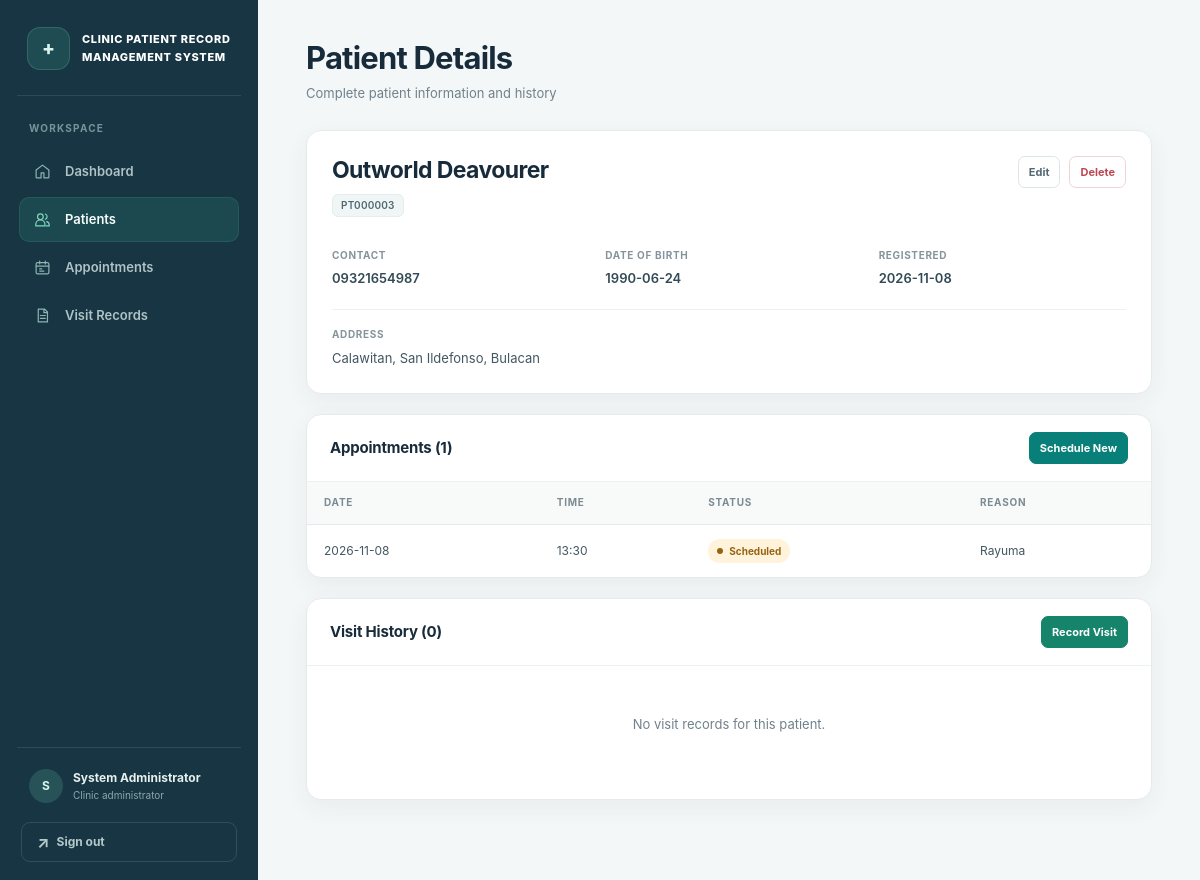
Before: /patients/10 (signed in) with the older database file.
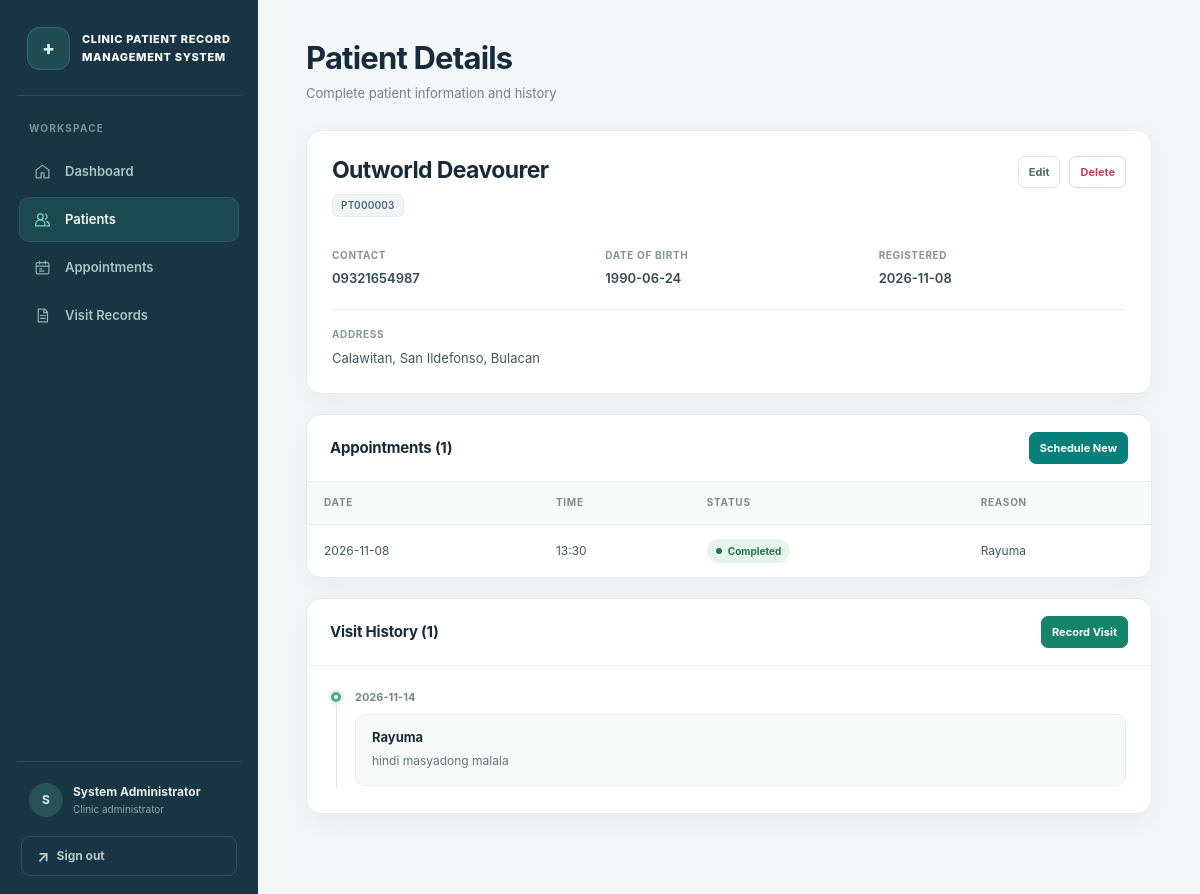
After: the same page with the newer database file.
### tables this page shows
CREATE TABLE appointments (
    appointment_id INTEGER PRIMARY KEY AUTOINCREMENT,
    patient_id INTEGER NOT NULL,
    visit_date TEXT NOT NULL,
    time TEXT NOT NULL,
    status TEXT NOT NULL DEFAULT 'Scheduled',
    reason TEXT,
    created_at TEXT NOT NULL DEFAULT CURRENT_TIMESTAMP,
    updated_at TEXT NOT NULL DEFAULT CURRENT_TIMESTAMP,
    FOREIGN KEY (patient_id) REFERENCES patients(patient_id) ON DELETE CASCADE,
    CHECK (status IN ('Scheduled', 'Completed', 'Cancelled'))
);

CREATE TABLE visits (
    visit_id INTEGER PRIMARY KEY AUTOINCREMENT,
    patient_id INTEGER NOT NULL,
    appointment_id INTEGER,
    visit_date TEXT NOT NULL,
    notes TEXT,
    diagnosis TEXT,
    created_at TEXT NOT NULL DEFAULT CURRENT_TIMESTAMP,
    updated_at TEXT NOT NULL DEFAULT CURRENT_TIMESTAMP,
    FOREIGN KEY (patient_id) REFERENCES patients(patient_id) ON DELETE CASCADE,
    FOREIGN KEY (appointment_id) REFERENCES appointments(appointment_id) ON DELETE SET NULL
);

### app.py (the view)
@app.route('/patients/<int:patient_id>')
@login_required
def patient_details(patient_id):
    patient = db.get_patient_by_id(patient_id)
    if not patient:
        flash('Patient not found.', 'error')
        return redirect(url_for('patients'))
    appointments = db.get_appointments_by_patient(patient_id)
    visits = db.get_visits_by_patient(patient_id)
    return render_template('patient_details.html', patient=patient, appointments=appointments, visits=visits)

### app.py (called while the page is built)
@app.after_request
def prevent_auth_page_caching(response):
    if request.endpoint in {'login', 'logout'}:
        response.headers['Cache-Control'] = 'no-store, no-cache, must-revalidate, max-age=0'
        response.headers['Pragma'] = 'no-cache'
        response.headers['Expires'] = '0'
    return response

def login_required(f):
    @wraps(f)
    def decorated_function(*args, **kwargs):
        if 'user_id' not in session:
            flash('Please log in to access this page.', 'error')
            return redirect(url_for('login'))
        return f(*args, **kwargs)
    return decorated_function

### database.py (called while the page is built)
def get_db_connection():
    conn = sqlite3.connect(DATABASE_PATH)
    conn.row_factory = sqlite3.Row
    conn.execute('PRAGMA foreign_keys = ON')
    return conn

def get_patient_by_id(patient_id):
    conn = get_db_connection()
    patient = conn.execute('SELECT * FROM patients WHERE patient_id = ?', (patient_id,)).fetchone()
    conn.close()
    return patient

### templates/patient_details.html (shortened to what this page needs)
{% extends "base.html" %}
{% block content %}
<div class="content-header">
    <h1>Patient Details</h1>
    <p>Complete patient information and history</p>
</div>
<div class="patient-header">
    <div class="patient-title-row">
        <div>
            <h2>{{ patient.name }}</h2>
            <p class="patient-code">{{ patient.patient_code }}</p>
        </div>
        <div class="action-buttons">
            <a href="{{ url_for('edit_patient', patient_id=patient.patient_id) }}" class="btn btn-secondary btn-small">Edit</a>
            <form method="POST" action="{{ url_for('delete_patient', patient_id=patient.patient_id) }}" onsubmit="return confirm('Are you sure you want to delete this patient? This will also delete all associated appointments and visits.');">
                <button type="submit" class="btn btn-danger btn-small">Delete</button>
            </form>
        </div>
    </div>
    <div class="patient-info-grid">
        <div class="info-item">
            <label>Contact</label>
            <span>{{ patient.contact or '—' }}</span>
        </div>
        <div class="info-item">
            <label>Date of Birth</label>
            <span>{{ patient.date_of_birth or '—' }}</span>
        </div>
        <div class="info-item">
            <label>Registered</label>
            <span>{{ patient.created_at[:10] }}</span>
        </div>
    </div>
    {% if patient.address %}
    <div class="patient-address">
        <label>Address</label>
        <p>{{ patient.address }}</p>
    </div>
    {% endif %}
</div>
<div class="card">
    <div class="card-header">
        <h2>Appointments ({{ appointments|length }})</h2>
        <a href="{{ url_for('schedule_appointment', patient_id=patient.patient_id) }}" class="btn btn-primary btn-small">Schedule New</a>
    </div>
    {% if appointments %}
    <div class="table-container">
        <table class="data-table">
            <thead>
                <tr>
                    <th>Date</th>
                    <th>Time</th>
                    <th>Status</th>
                    <th>Reason</th>
                </tr>
            </thead>
            <tbody>
                {% for appointment in appointments %}
                <tr>
                    <td>{{ appointment.visit_date }}</td>
                    <td>{{ appointment.time }}</td>
                    <td>
                        <span class="status-badge status-{{ appointment.status.lower() }}">{{ appointment.status }}</span>
                    </td>
                    <td>{{ appointment.reason or '—' }}</td>
                </tr>
                {% endfor %}
            </tbody>
        </table>
    </div>
    {% else %}
    <div class="empty-state">
        <p>No appointments scheduled for this patient.</p>
    </div>
    {% endif %}
</div>
<div class="card">
    <div class="card-header">
        <h2>Visit History ({{ visits|length }})</h2>
        <a href="{{ url_for('record_visit', patient_id=patient.patient_id) }}" class="btn btn-success btn-small">Record Visit</a>
    </div>
    {% if visits %}
    <div class="timeline">
        {% for visit in visits %}
        <div class="timeline-item">
            <div class="timeline-date">{{ visit.visit_date }}</div>
            <div class="timeline-content">
                {% if visit.diagnosis %}
                <h4>{{ visit.diagnosis }}</h4>
                {% endif %}
                <p>{{ visit.notes }}</p>
            </div>
        </div>
        {% endfor %}
    </div>
    {% else %}
    <div class="empty-state">
        <p>No visit records for this patient.</p>
    </div>
    {% endif %}
</div>
{% endblock %}

Changed rows visible on the page:
changed appointments "Rayuma": status "Scheduled" → "Completed"
added visits: visit_date "2026-11-14", diagnosis "Rayuma", notes "hindi masyadong malala"
Other visible differences:
{{ visits|length }}: "0" → "1"
text no longer shown: "No visit records for this patient."
